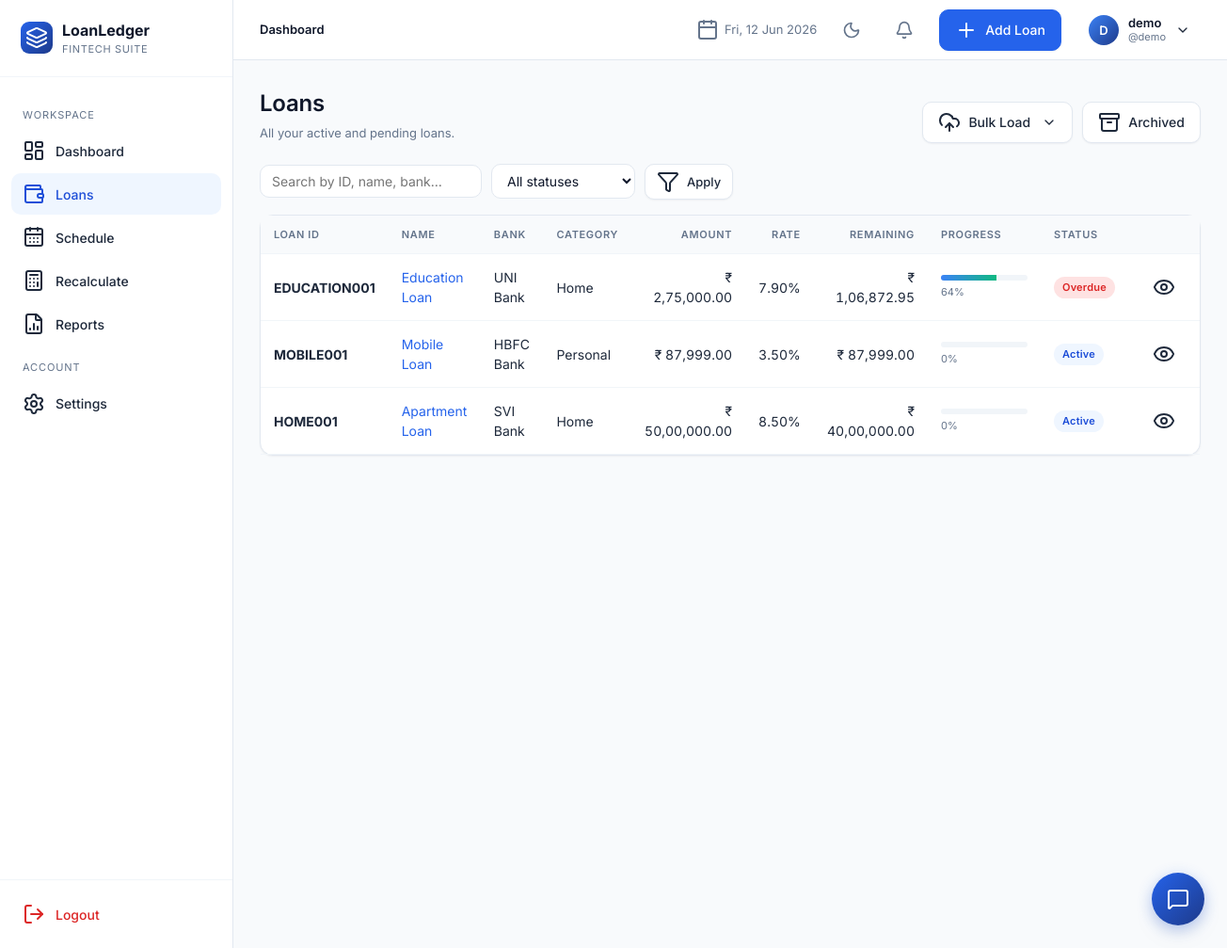
The page /loans/ (signed in) on the database as committed earlier.
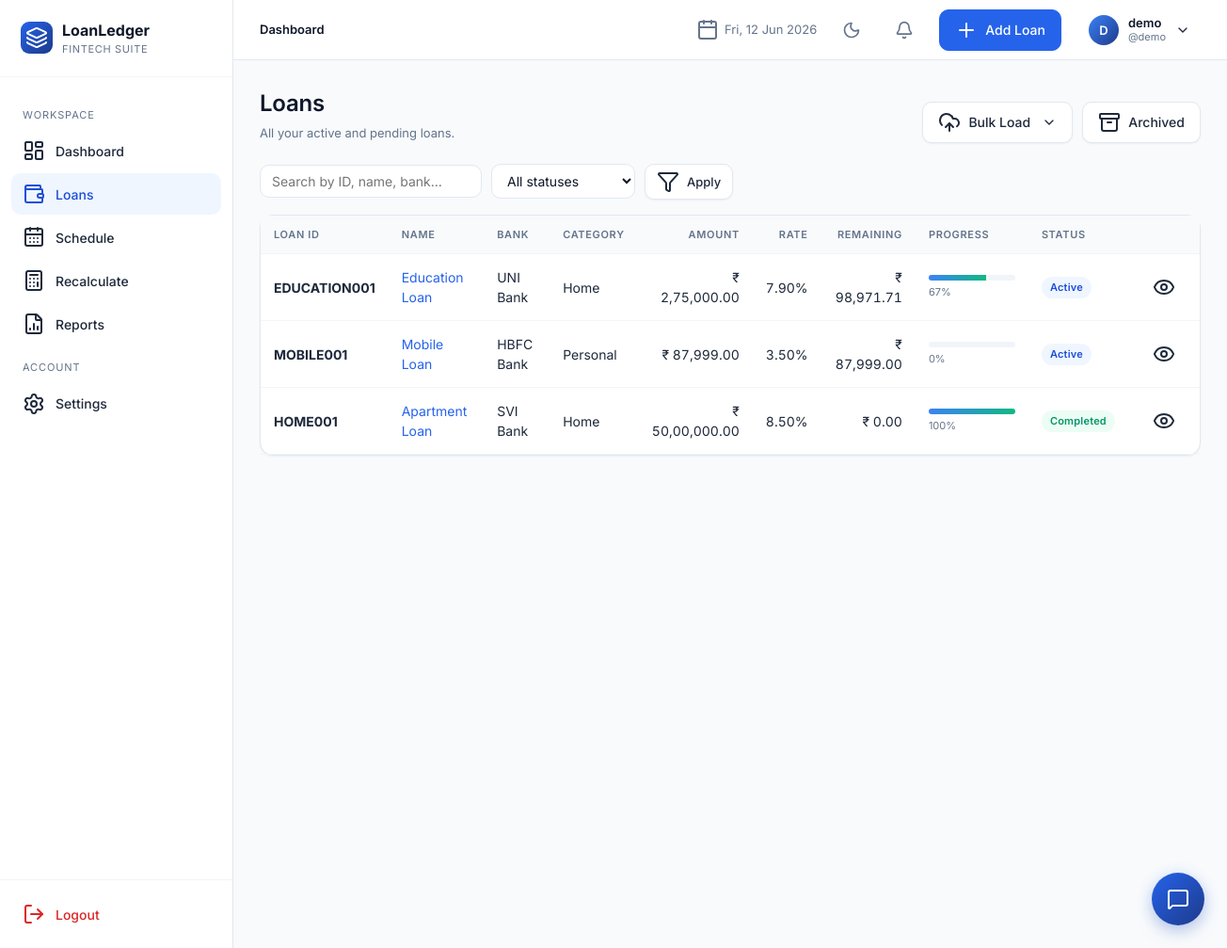
The same page on the database as committed later.
### app/models.py (models this page shows, shortened)
class User(UserMixin, db.Model):
    __tablename__ = "users"
    id = db.Column(db.Integer, primary_key=True)
    full_name = db.Column(db.String(120), nullable=False)
    username = db.Column(db.String(64), unique=True, nullable=False, index=True)
    email = db.Column(db.String(160), unique=True, nullable=False, index=True)
    password_hash = db.Column(db.String(256), nullable=False)
    preferred_currency = db.Column(db.String(8), default="INR")
    preferred_date_format = db.Column(db.String(20), default="%d %b %Y")
    created_at = db.Column(db.DateTime, default=datetime.utcnow)
    loans = db.relationship("Loan", backref="owner", lazy="dynamic", cascade="all, delete-orphan")

class Loan(db.Model):
    __tablename__ = "loans"
    id = db.Column(db.Integer, primary_key=True)
    user_id = db.Column(db.Integer, db.ForeignKey("users.id"), nullable=False, index=True)
    loan_id = db.Column(db.String(40), nullable=False, index=True)  # manual unique per user
    loan_name = db.Column(db.String(120), nullable=False)
    loan_category = db.Column(db.String(50), nullable=False, default="Personal")
    bank_name = db.Column(db.String(120), nullable=False)
    loan_amount = db.Column(db.Float, nullable=False)
    interest_rate = db.Column(db.Float, nullable=False)  # annual %
    down_payment = db.Column(db.Float, default=0)
    custom_emi = db.Column(db.Float, nullable=True)
    start_date = db.Column(db.Date, nullable=False)
    tenure_months = db.Column(db.Integer, nullable=False)
    loan_status = db.Column(db.String(20), default="Active", index=True)
    remaining_balance = db.Column(db.Float, default=0)
    completion_percentage = db.Column(db.Float, default=0)
    is_archived = db.Column(db.Boolean, default=False, index=True)
    balloon_date = db.Column(db.Date, nullable=True)
    balloon_amount = db.Column(db.Float, nullable=True)
    notes = db.Column(db.Text)
    closed_at = db.Column(db.DateTime, nullable=True)
    final_amount = db.Column(db.Float, nullable=True)
    closure_notes = db.Column(db.Text, nullable=True)
    created_at = db.Column(db.DateTime, default=datetime.utcnow)
    updated_at = db.Column(db.DateTime, default=datetime.utcnow, onupdate=datetime.utcnow)
    schedules = db.relationship("Schedule", backref="loan", lazy="dynamic",
                                cascade="all, delete-orphan", order_by="Schedule.month_index")
    __table_args__ = (db.UniqueConstraint("user_id", "loan_id", name="uq_user_loanid"),)

### app/blueprints/loans.py (the view)
@loans_bp.route("/")
@login_required
def list_loans():
    q = request.args.get("q", "").strip()
    status = request.args.get("status", "")
    page = int(request.args.get("page", 1))
    query = current_user.loans.filter_by(is_archived=False)
    if q:
        like = f"%{q}%"
        query = query.filter((Loan.loan_id.ilike(like)) | (Loan.loan_name.ilike(like)) | (Loan.bank_name.ilike(like)))
    if status:
        query = query.filter_by(loan_status=status)
    pagination = query.order_by(Loan.created_at.desc()).paginate(page=page, per_page=10, error_out=False)
    return render_template("loans/list.html", pagination=pagination, q=q, status=status)

### app/templates/loans/list.html (shortened to what this page needs)
{% extends "base.html" %}
{% block content %}
<div class="page-header">
  <div class="title-block"><h1>Loans</h1><div class="sub">All your active and pending loans.</div></div>
  <div class="actions" style="display:flex; gap:10px;">
    <div class="dropdown-container">
      <button class="btn secondary" id="bulkLoadBtn" type="button">
        <i data-lucide="upload-cloud"></i> Bulk Load <i data-lucide="chevron-down" style="width:16px;height:16px;margin-left:4px"></i>
      </button>
    </div>
    <a href="{{ url_for('loans.archived') }}" class="btn secondary"><i data-lucide="archive"></i> Archived</a>
  </div>
</div>
<form class="filters" method="get">
  <input type="text" name="q" value="{{ q }}" placeholder="Search by ID, name, bank…">
  <select name="status">
    <option value="">All statuses</option>
  </select>
  <button class="btn secondary sm" type="submit"><i data-lucide="filter"></i> Apply</button>
</form>
<div class="card">
  <div class="table-wrap">
  {% if pagination.items %}
    <table class="tbl">
      <thead><tr>
        <th>Loan ID</th><th>Name</th><th>Bank</th><th>Category</th>
        <th class="num">Amount</th><th class="num">Rate</th><th class="num">Remaining</th>
        <th>Progress</th><th>Status</th><th></th>
      </tr></thead>
      <tbody>
      {% for l in pagination.items %}
        <tr>
          <td><strong>{{ l.loan_id }}</strong></td>
          <td><a href="{{ url_for('loans.details', loan_pk=l.id) }}">{{ l.loan_name }}</a></td>
          <td>{{ l.bank_name }}</td>
          <td>{{ l.loan_category }}</td>
          <td class="num">{{ l.loan_amount|money }}</td>
          <td class="num">{{ '%.2f'|format(l.interest_rate) }}%</td>
          <td class="num">{{ l.remaining_balance|money }}</td>
          <td style="min-width:120px">
            <div class="progress"><div class="progress-bar" style="width: {{ l.completion_percentage }}%"></div></div>
            <div style="font-size:11px;color:var(--slate-500);margin-top:4px">{{ '%.0f'|format(l.completion_percentage) }}%</div>
          </td>
          <td><span class="badge {{ l.loan_status.replace(' ','') }}">{{ l.loan_status }}</span></td>
          <td>
            <a href="{{ url_for('loans.details', loan_pk=l.id) }}" class="btn ghost sm"><i data-lucide="eye"></i></a>
          </td>
        </tr>
      {% endfor %}
      </tbody>
    </table>
  {% else %}
    <div class="empty"><i data-lucide="inbox"></i><h3>No loans match</h3><p>Try clearing filters or add a new loan.</p></div>
  {% endif %}
  </div>
</div>
{% endblock %}

### app/templates/base.html (shortened to what this page needs)
<!doctype html>
<html lang="en">
<head>
  <link rel="stylesheet" href="{{ url_for('static', filename='css/styles.css') }}">
  <link rel="stylesheet" href="{{ url_for('static', filename='css/chatbot.css') }}">
</head>
<body>
{% if current_user.is_authenticated %}
<div class="app">
  {% include "_sidebar.html" %}
  <div class="main">
    {% include "_topnav.html" %}
    <main class="content">
      {% block content %}{% endblock %}
    </main>
  </div>
  <button class="chatbot-launcher" id="chatbotLauncher" title="Open Assistant">
    <i data-lucide="message-square"></i>
  </button>
</div>
{% else %}
  {% block auth_content %}{% endblock %}
{% endif %}
</body>
</html>

### app/templates/_sidebar.html
{% set ep = request.endpoint or '' %}
<aside class="sidebar">
  <div class="brand">
    <div class="brand-mark"><i data-lucide="layers"></i></div>
    <div>
      <div class="brand-name">LoanLedger</div>
      <div class="brand-sub">Fintech Suite</div>
    </div>
  </div>
  <nav>
    <div class="group-label">Workspace</div>
    <a href="{{ url_for('dashboard.index') }}" class="{{ 'active' if ep.startswith('dashboard.') else '' }}"><i data-lucide="layout-dashboard"></i> Dashboard</a>
    <a href="{{ url_for('loans.list_loans') }}" class="{{ 'active' if ep.startswith('loans.') else '' }}"><i data-lucide="wallet"></i> Loans</a>
    <a href="{{ url_for('schedule.index') }}" class="{{ 'active' if ep.startswith('schedule.') else '' }}"><i data-lucide="calendar-days"></i> Schedule</a>
    <a href="{{ url_for('recalc.index') }}" class="{{ 'active' if ep.startswith('recalc.') else '' }}"><i data-lucide="calculator"></i> Recalculate</a>
    <a href="{{ url_for('reports.index') }}" class="{{ 'active' if ep.startswith('reports.') else '' }}"><i data-lucide="file-bar-chart-2"></i> Reports</a>
    <div class="group-label">Account</div>
    <a href="{{ url_for('settings.index') }}" class="{{ 'active' if ep.startswith('settings.') else '' }}"><i data-lucide="settings"></i> Settings</a>
  </nav>
  <div class="logout-area">
    <a href="{{ url_for('auth.logout') }}"><i data-lucide="log-out"></i> Logout</a>
  </div>
</aside>

### app/templates/_topnav.html (shortened to what this page needs)
<header class="topnav">
  <div class="crumbs">
    {% block crumbs %}<strong>Dashboard</strong>{% endblock %}
  </div>
  <div class="date"><i data-lucide="calendar"></i> {{ now.strftime('%a, %d %b %Y') }}</div>
  <button id="themeToggle" class="theme-toggle-btn" title="Toggle theme">
    <i data-lucide="moon" class="moon-icon"></i>
  </button>
  <div class="notifications-hub">
    <button class="notifications-btn" id="notificationsBtn" title="Notifications">
      <i data-lucide="bell"></i>
    </button>
  </div>
  {% if request.endpoint and not request.endpoint.startswith('settings.') %}
    <a href="{{ url_for('loans.add') }}" class="btn"><i data-lucide="plus"></i> Add Loan</a>
  {% endif %}
  <div class="profile">
    <button class="profile-btn">
      <div class="avatar">{{ current_user.full_name[:1]|upper }}</div>
      <div style="text-align:left;line-height:1.2">
        <div style="font-weight:600;font-size:13px;color:var(--text-title)">{{ current_user.full_name }}</div>
        <div style="font-size:11px;color:var(--text-muted)">@{{ current_user.username }}</div>
      </div>
      <i data-lucide="chevron-down" style="width:16px;height:16px"></i>
    </button>
  </div>
</header>

### app/static/css/chatbot.css (style rules this page uses)
.chatbot-launcher { position: fixed; bottom: 24px; right: 24px; width: 56px; height: 56px; border-radius: 50%; background: linear-gradient(135deg, var(--blue-600), var(--blue-900)); color: #fff; border: none; cursor: pointer; box-shadow: 0 4px 16px rgba(37, 99, 235, 0.3), var(--shadow-lg); display: flex; align-items: center; justify-content: center; z-index: 99; transition: transform 0.25s cubic-bezier(0.175, 0.885, 0.32, 1.275), box-shadow 0.2s; }
.chatbot-launcher i, .chatbot-launcher svg { width: 24px; height: 24px; transition: transform 0.3s ease; }

### app/templates/loans/list.html (style rules this page uses)
.dropdown-container { position: relative; }

Rows that differ between the two databases and show on the page:
changed Loan "EDUCATION001": remaining_balance "₹ 1,06,872.95" → "₹ 98,971.71"; completion_percentage "64" → "67"; loan_status "Overdue" → "Active"
changed Loan "HOME001": remaining_balance "₹ 40,00,000.00" → "₹ 0.00"; completion_percentage "0" → "100"; loan_status "Active" → "Completed"
